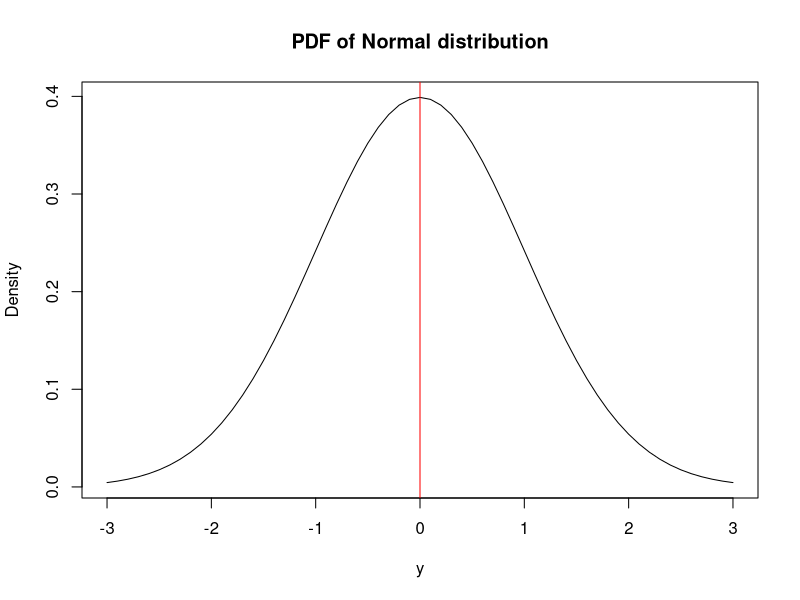

This figure's R source: (Note: this script raises an error after producing the figure.)
## ---- chunk 1
plot(seq(-3,3,0.1),dnorm(seq(-3,3,0.1)),type="l",ylab="Density",xlab="y",main="PDF of Normal distribution")
abline(v=0, col="red")
text(0.5,0.05,TeX("$\\mu =0$"))
## ---- chunk 2
plot(seq(-3,3,0.01),dlaplace(seq(-3,3,0.01)),type="l",ylab="Density",xlab="y",main="PDF of Laplace distribution")
abline(v=0, col="red")
## ---- chunk 3
plot(seq(-3,3,0.01),ds(seq(-3,3,0.01)),type="l",ylab="Density",xlab="y",main="PDF of S distribution")
abline(v=0, col="red")
## ---- chunk 4
plot(seq(-3,3,0.01),dgnorm(seq(-3,3,0.01),0,1,0.5),type="l",ylab="Density",xlab="y",main="PDF of Generalised Normal distribution",
     ylim=c(0,0.6))
lines(seq(-3,3,0.01),dgnorm(seq(-3,3,0.01),0,1,1),col="darkblue")
lines(seq(-3,3,0.01),dgnorm(seq(-3,3,0.01),0,1,2),col="darkred")
lines(seq(-3,3,0.01),dgnorm(seq(-3,3,0.01),0,1,1000),col="purple")
abline(v=0, col="red")
legend("topright",legend=c(TeX("$\\beta =0.5$"),TeX("$\\beta =1$"),TeX("$\\beta =2$"),TeX("$\\beta =1000$")),
       col=c("black","darkblue","darkred","purple"),lwd=1)
## ---- chunk 5
plot(seq(-3,3,0.01),dalaplace(seq(-3,3,0.01),0,1,0.5),type="l",ylab="Density",xlab="y",main="PDF of Asymmetric Laplace distribution",
     ylim=c(0,0.6))
lines(seq(-3,3,0.01),dalaplace(seq(-3,3,0.01),0,1,0.2),col="darkblue")
lines(seq(-3,3,0.01),dalaplace(seq(-3,3,0.01),0,1,0.8),col="darkred")
abline(v=0, col="red")
legend("topright",legend=c(TeX("$\\alpha =0.5$"),TeX("$\\alpha =0.2$"),TeX("$\\alpha =0.8$")),
       col=c("black","darkblue","darkred"),lwd=1)
## ---- chunk 6
plot(seq(0,6,0.01),dinvgauss(seq(0,6,0.01),1,dispersion=10),type="l",ylab="Density",xlab="y",main="PDF of Inverse Gaussian distribution")
lines(seq(0,6,0.01),dinvgauss(seq(0,6,0.01),1,dispersion=1),col="darkblue")
lines(seq(0,6,0.01),dinvgauss(seq(0,6,0.01),1,dispersion=0.1),col="darkred")
abline(v=1, col="red")
legend("topright",legend=c(TeX("$s =10$"),TeX("$s =1$"),TeX("$s =0.1$")),
       col=c("black","darkblue","darkred"),lwd=1)
## ---- chunk 7
plot(seq(0,6,0.01),dgamma(seq(0,6,0.01),0.1,scale=10),type="l",ylab="Density",xlab="y",main="PDF of Gamma distribution")
lines(seq(0,6,0.01),dgamma(seq(0,6,0.01),1,scale=1),col="darkblue")
lines(seq(0,6,0.01),dgamma(seq(0,6,0.01),10,scale=0.1),col="darkred")
abline(v=1, col="red")
legend("topright",legend=c(TeX("$s =10$"),TeX("$s =1$"),TeX("$s =0.1$")),
       col=c("black","darkblue","darkred"),lwd=1)
